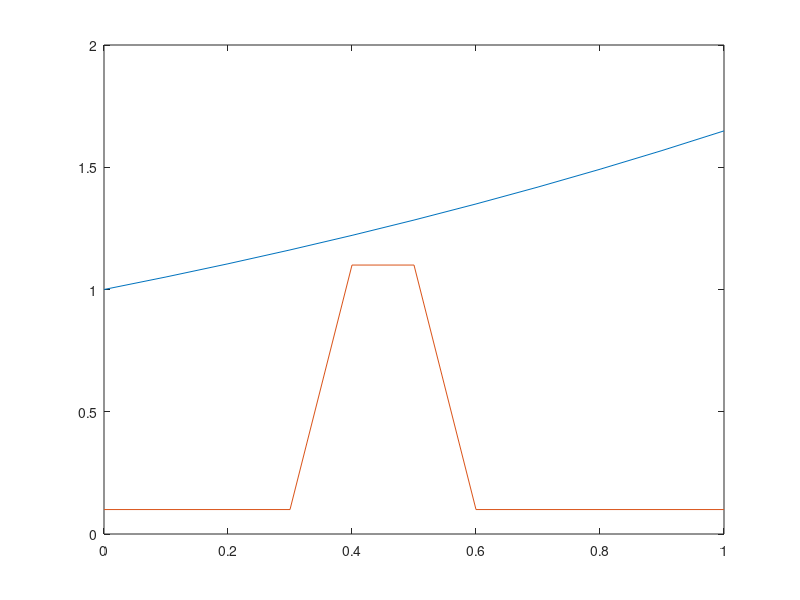

MATLAB code for this plot:
function question1()
    % Plot the exponential on [0,1].
    expo()
    
    % Continue using the same plot for the hubbard equation.
    hold on;
    
    % Use interval [0,1] for hubbard.
    x = 0:.1:1;
    
    % Calculate hubbard.
    res = hubbard(x);
    
    % Plot hubbard on [0,1].
    plot(x, res)
end

function expo()
    X = 0:.1:1;
    Y = exp(X/2);
    plot(X,Y);
end

function uval  = hubbard(x)
pp = length(x);
uval = ones(pp,1);
t = 0.25;
% for i=1:pp
xc = 0.30 +t;
ds = 0.5;
ds = 0.25;
ds = 0.1;
ds2 = ds*0.5;
% second front
xl = xc - ds2;
xr = xc + ds2;
% first front
xll = xc - 5.0*ds2;
xrr = xc - 3.0*ds2;
%disp(sprintf(' xll  %e xrr  %e xl %e xr %e',xll, xrr ,xl,xr));
for i = 1:pp
    uval(i)= 0.1;
    if(x(i) <= xl && x(i)>= xrr )
        uval(i) = 1.1; end
    if( (x(i) > xll) && (x(i)< xrr))
        z = (x(i)-xll)/ds;
        z2= z*z;
        z3= z2*z;
        z4 =z2*z2;
        uval(i) = uval(i) + z3*z3*(-252.0*z4*z + 1386.0*z4 -3080.0*z3+3465.0*z2 -1980.0*z+462.0);
    end
    if( (x(i) > xl) && (x(i)< xr))
        z = (xr - x(i))/ds;
        z2= z*z;
        z3= z2*z;
        z4 =z2*z2;
        uval(i) = uval(i) + z3*z3*(-252.0*z4*z + 1386.0*z4 -3080.0*z3+3465.0*z2 -1980.0*z+462.0);
    end
end
end